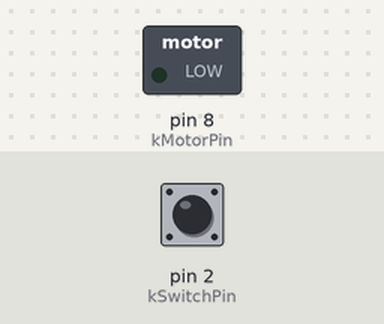
A sketch run on a simulated Arduino Uno, built with avr-gcc and run on an emulated ATmega328P. On the bench: switched loads named in the sketch (green lamp = pin HIGH). Inputs (shaded band) come from the test bench; at power-on: pin 2 (kSwitchPin) LOW. What the sketch prints to the serial monitor is not drawn.

Above: at 1.2 s.
1.3 s: pin 2 (kSwitchPin) pulled HIGH for 0.15 s
At 1.6 s:
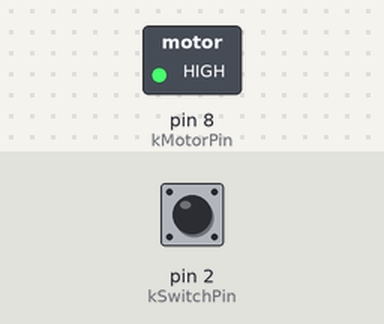
2.9 s: pin 2 (kSwitchPin) pulled HIGH for 1 s
At 4.0 s:
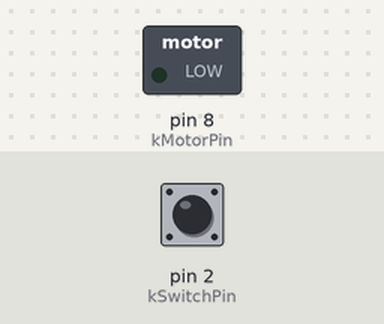
5.4 s: pin 2 (kSwitchPin) pulled HIGH for 3.2 s
At 5.9 s:
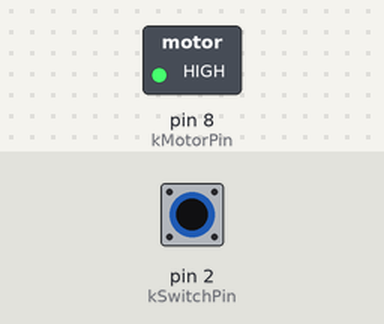
Timing chart, 0 to 8.4 s (numbered marks = the images above; inputs shaded):
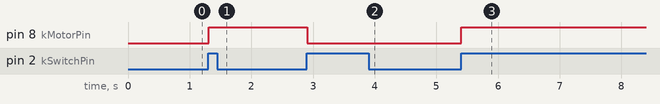

The sketch:

project_09_motorized_pinwheel.ino
```cpp
const int kMotorPin = 8;
const int kSwitchPin = 2;

void setup() {
  pinMode(kMotorPin, OUTPUT);
  pinMode(kSwitchPin, INPUT);
  Serial.begin(9600);
}

int lastSwitchState = LOW;
int motorState = LOW;

void loop() {
   int switchState = digitalRead(kSwitchPin);
   Serial.println(switchState);
   if (lastSwitchState != switchState && lastSwitchState == LOW) {
     if (motorState == LOW) {
       digitalWrite(kMotorPin, HIGH);
       motorState = HIGH;
     } else {
       digitalWrite(kMotorPin, LOW);
       motorState = LOW;
     }
   }
   lastSwitchState = switchState;
}
```

Measured:
- after the input at 1.3 s, pin 8 (kMotorPin): LOW → HIGH at once
- after the input at 2.9 s, pin 8 (kMotorPin): HIGH → LOW at once
- after the input at 5.4 s, pin 8 (kMotorPin): LOW → HIGH at once
